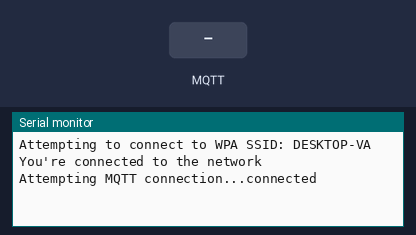
Bench run of a sketch on a simulated Arduino Uno, built with avr-gcc and run on an emulated ATmega328P. On the bench: the last lines printed to the serial monitor. The inputs (shaded band) are chosen by the test bench. WiFi joins after 1.5 s; servers stay silent unless stated; no MQTT or app messages arrive unless stated.

Above: at 2.7 s.
2.8 s: MQTT message "1" arrives on the first subscribed topic
At 3.8 s:
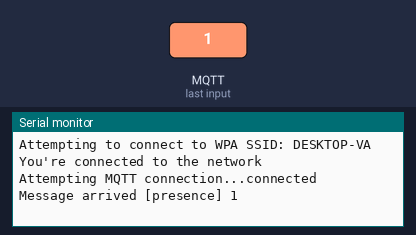
4.3 s: MQTT message "on" arrives on the first subscribed topic
At 5.0 s:
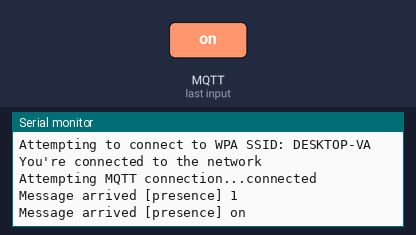
5.8 s: MQTT message "off" arrives on the first subscribed topic
At 7.3 s:
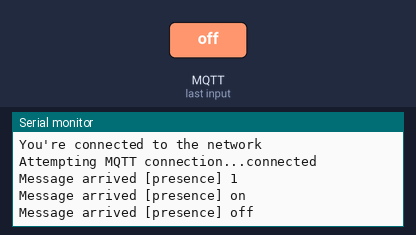

Measured:
- after the input at 2.8 s, the serial monitor: prints a new line at once (image 1)
- after the input at 4.3 s, the serial monitor: prints a new line at once (image 2)
- after the input at 5.8 s, the serial monitor: prints a new line at once (image 3)

The sketch:

esp_arduino_test.ino
```cpp
#include <WiFiEsp.h>
#include <WiFiEspClient.h>
#include <WiFiEspUdp.h>
#include "SoftwareSerial.h"
#include <PubSubClient.h>

IPAddress server( 192,168,137,32);
char ssid[] = "DESKTOP-VA";           // your network SSID (name)
char pass[] = "123456a@";           // your network password
int status = WL_IDLE_STATUS;   // the Wifi radio's status

// Initialize the Ethernet client object
WiFiEspClient espClient;

PubSubClient client(espClient);

SoftwareSerial soft(6,7); // RX, TX
void setup() {
  // initialize serial for debugging
  Serial.begin(9600);
  // initialize serial for ESP module
  soft.begin(9600);
  // initialize ESP module
  WiFi.init(&soft);

  // check for the presence of the shield
  if (WiFi.status() == WL_NO_SHIELD) {
    Serial.println("WiFi shield not present");
    // don't continue
    while (true);
  }

  // attempt to connect to WiFi network
  while ( status != WL_CONNECTED) {
    Serial.print("Attempting to connect to WPA SSID: ");
    Serial.println(ssid);
    // Connect to WPA/WPA2 network
    status = WiFi.begin(ssid, pass);
  }

  // you're connected now, so print out the data
  Serial.println("You're connected to the network");

  //connect to MQTT server
  client.setServer(server, 1883);
  client.setCallback(callback);
}

//print any message received for subscribed topic
void callback(char* topic, byte* payload, unsigned int length) {
  Serial.print("Message arrived [");
  Serial.print(topic);
  Serial.print("] ");
  for (int i=0;i<length;i++) {
    Serial.print((char)payload[i]);
  }
  Serial.println();
}

void loop() {
  // put your main code here, to run repeatedly:
  if (!client.connected()) {
    reconnect();
  }
  client.publish("command","hellokk");

  client.loop();
}

void reconnect() {
  // Loop until we're reconnected
  while (!client.connected()) {
    Serial.print("Attempting MQTT connection...");
    // Attempt to connect, just a name to identify the client
    if (client.connect("arduinoClient")) {
      Serial.println("connected");
      // Once connected, publish an announcement...
      client.publish("command","hello world");
      // ... and resubscribe
      client.subscribe("presence");
    } else {
      Serial.print("failed, rc=");
      Serial.print(client.state());
      Serial.println(" try again in 5 seconds");
      // Wait 5 seconds before retrying
      delay(5000);
    }
  }
}
```
